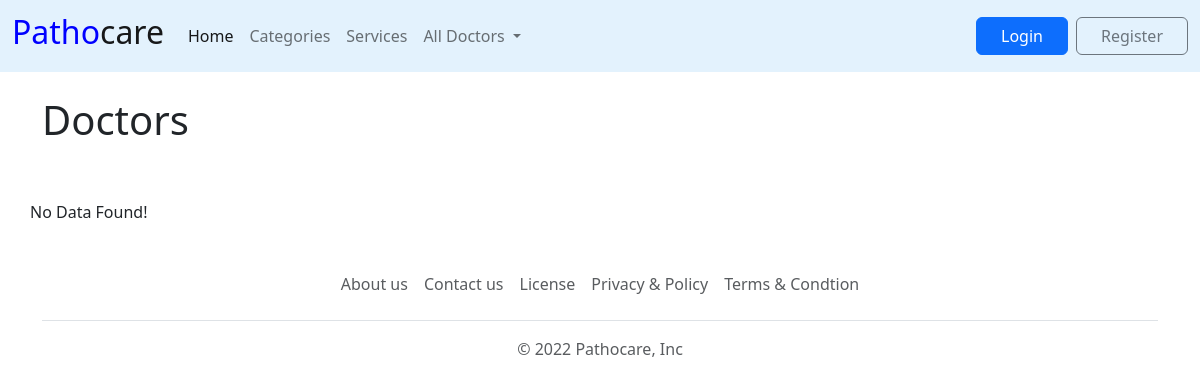
/pages/services.php, run on an earlier commit of the app's database.
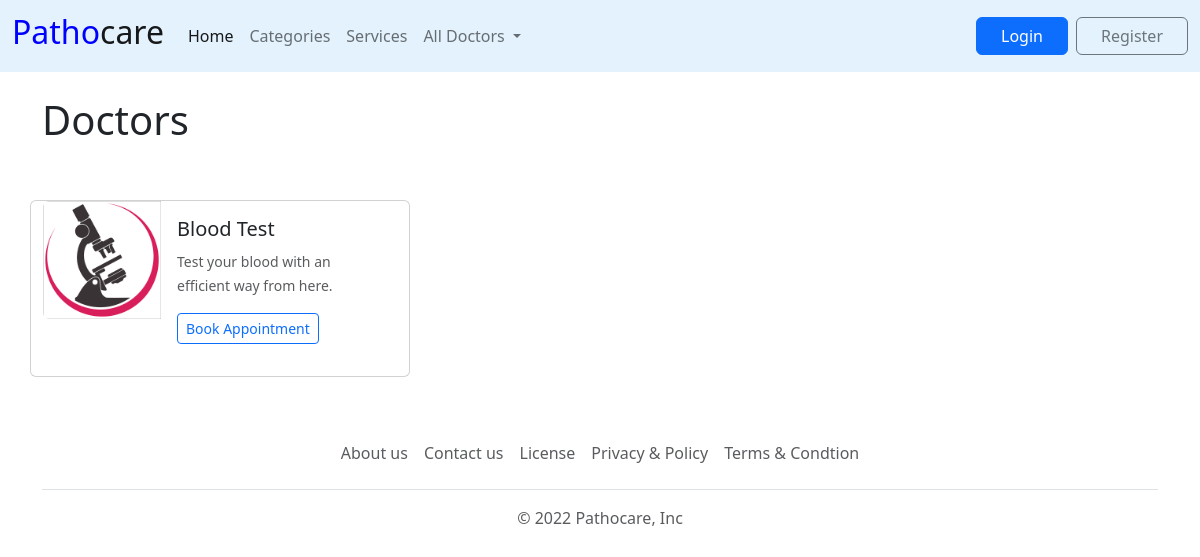
And on a later commit of the database.
### tables this page shows
CREATE TABLE `services` (
  `id` int(11) NOT NULL,
  `name` varchar(250) NOT NULL,
  `details` varchar(250) NOT NULL
);

### connect.php (called while the page is built, shortened)
<?php
        $site_url="http://localhost/pathocare";
?>

### pages/services.php (the view, shortened to what this page needs)
<!DOCTYPE html>
<html lang="en">
<head>
    <?php require_once('../header.php'); ?>
</head>
<body>
  <div class="container">
      <br>
      <h1>Doctors</h1>
    </div>
    <br>
    <br>
  <div class="container">
  <div class="row row-cols-3">
  <?php
            $sql="SELECT * FROM services";
            $result_doctors=$connect->query($sql);
            if ($result_doctors->num_rows>0) {
              while($ru=$result_doctors->fetch_assoc()):
  ?>
            <div class="card mb-3" style="max-width: 540px;">
            <div class="row g-0">
                <div class="col-md-4">
                <img src="../img/icon.jpg" class="img-fluid rounded-start" alt="...">
                </div>
                <div class="col-md-8">
                    <div class="card-body">
                        <h5 class="card-title"><?php echo $ru['name']; ?></h5>
                        <p class="card-text"><small class="text-muted"><?php echo $ru['details']; ?></small></p>
                        <p><a href="<?php echo $site_url; ?>/pages/book-service.php?id=<?php echo $ru['id']; ?>" type="button" class="btn btn-outline-primary btn-sm">Book Appointment</a></p>
                    </div>
                </div>
            </div>
            </div>
                <?php endwhile; ?>
                <?php
                }else{
                 echo "No Data Found!";
                 } ?>
</div>
</div>
   <?php require_once('../footer.php'); ?>
</body>
</html>

What changed in the data, as far as the page shows it:
added services: name "Blood Test", details "Test your blood with an efficient way from here."
Also different on the page:
text no longer shown: "No Data Found!"
